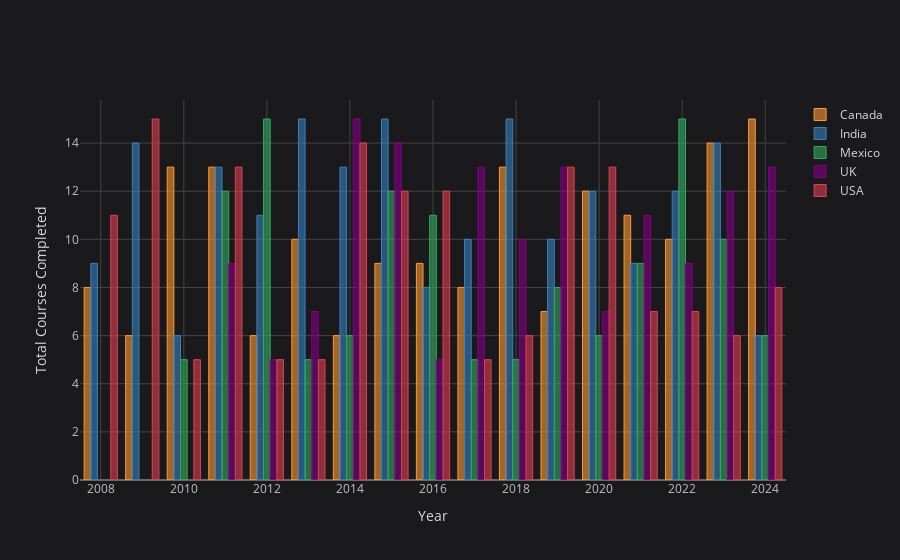

Notebook code cell kept with this figure:
### Markdown cell above
##### Barplot

### Code cell
# filtrar los datos por años de interés
df_barplot = df_csv_pivot[df_csv_pivot.index.isin([2008, 2009, 2010, 2011, 2012,
                                                   2013, 2014, 2015, 2016, 2017,
                                                   2018, 2019, 2020, 2021, 2022,
                                                   2023, 2024])]

# graficar los datos filtrados
df_barplot.iplot(kind='bar',
                 xTitle='Year',
                 yTitle='Total Courses Completed')

### Figure 1 — Plotly figure (JSON) as saved in the notebook; plotly's stock layout.template omitted (floating-point values rounded to 4 significant figures)
{"data": [{"marker": {"color": "rgba(255, 153, 51, 0.6)", "line": {"color": "rgba(255, 153, 51, 1.0)", "width": 1}}, "name": "Canada", "orientation": "v", "text": "", "type": "bar", "x": [2008, 2009, 2010, 2011, 2012, 2013, 2014, 2015, 2016, 2017, 2018, 2019, 2020, 2021, 2022, 2023, 2024], "y": [8, 6, 13, 13, 6, 10, 6, 9, 9, 8, 13, 7, 12, 11, 10, 14, 15]}, {"marker": {"color": "rgba(55, 128, 191, 0.6)", "line": {"color": "rgba(55, 128, 191, 1.0)", "width": 1}}, "name": "India", "orientation": "v", "text": "", "type": "bar", "x": [2008, 2009, 2010, 2011, 2012, 2013, 2014, 2015, 2016, 2017, 2018, 2019, 2020, 2021, 2022, 2023, 2024], "y": [9, 14, 6, 13, 11, 15, 13, 15, 8, 10, 15, 10, 12, 9, 12, 14, 6]}, {"marker": {"color": "rgba(50, 171, 96, 0.6)", "line": {"color": "rgba(50, 171, 96, 1.0)", "width": 1}}, "name": "Mexico", "orientation": "v", "text": "", "type": "bar", "x": [2008, 2009, 2010, 2011, 2012, 2013, 2014, 2015, 2016, 2017, 2018, 2019, 2020, 2021, 2022, 2023, 2024], "y": ["", "", 5, 12, 15, 5, 6, 12, 11, 5, 5, 8, 6, 9, 15, 10, 6]}, {"marker": {"color": "rgba(128, 0, 128, 0.6)", "line": {"color": "rgba(128, 0, 128, 1.0)", "width": 1}}, "name": "UK", "orientation": "v", "text": "", "type": "bar", "x": [2008, 2009, 2010, 2011, 2012, 2013, 2014, 2015, 2016, 2017, 2018, 2019, 2020, 2021, 2022, 2023, 2024], "y": ["", "", "", 9, 5, 7, 15, 14, 5, 13, 10, 13, 7, 11, 9, 12, 13]}, {"marker": {"color": "rgba(219, 64, 82, 0.6)", "line": {"color": "rgba(219, 64, 82, 1.0)", "width": 1}}, "name": "USA", "orientation": "v", "text": "", "type": "bar", "x": [2008, 2009, 2010, 2011, 2012, 2013, 2014, 2015, 2016, 2017, 2018, 2019, 2020, 2021, 2022, 2023, 2024], "y": [11, 15, 5, 13, 5, 5, 14, 12, 12, 5, 6, 13, 13, 7, 7, 6, 8]}], "layout": {"legend": {"bgcolor": "#1A1A1C", "font": {"color": "#D9D9D9"}}, "paper_bgcolor": "#1A1A1C", "plot_bgcolor": "#1A1A1C", "title": {"font": {"color": "#D9D9D9"}}, "xaxis": {"gridcolor": "#434343", "showgrid": true, "tickfont": {"color": "#C2C2C2"}, "title": {"font": {"color": "#D9D9D9"}, "text": "Year"}, "zerolinecolor": "#666570"}, "yaxis": {"gridcolor": "#434343", "showgrid": true, "tickfont": {"color": "#C2C2C2"}, "title": {"font": {"color": "#D9D9D9"}, "text": "Total Courses Completed"}, "zerolinecolor": "#666570"}}}
